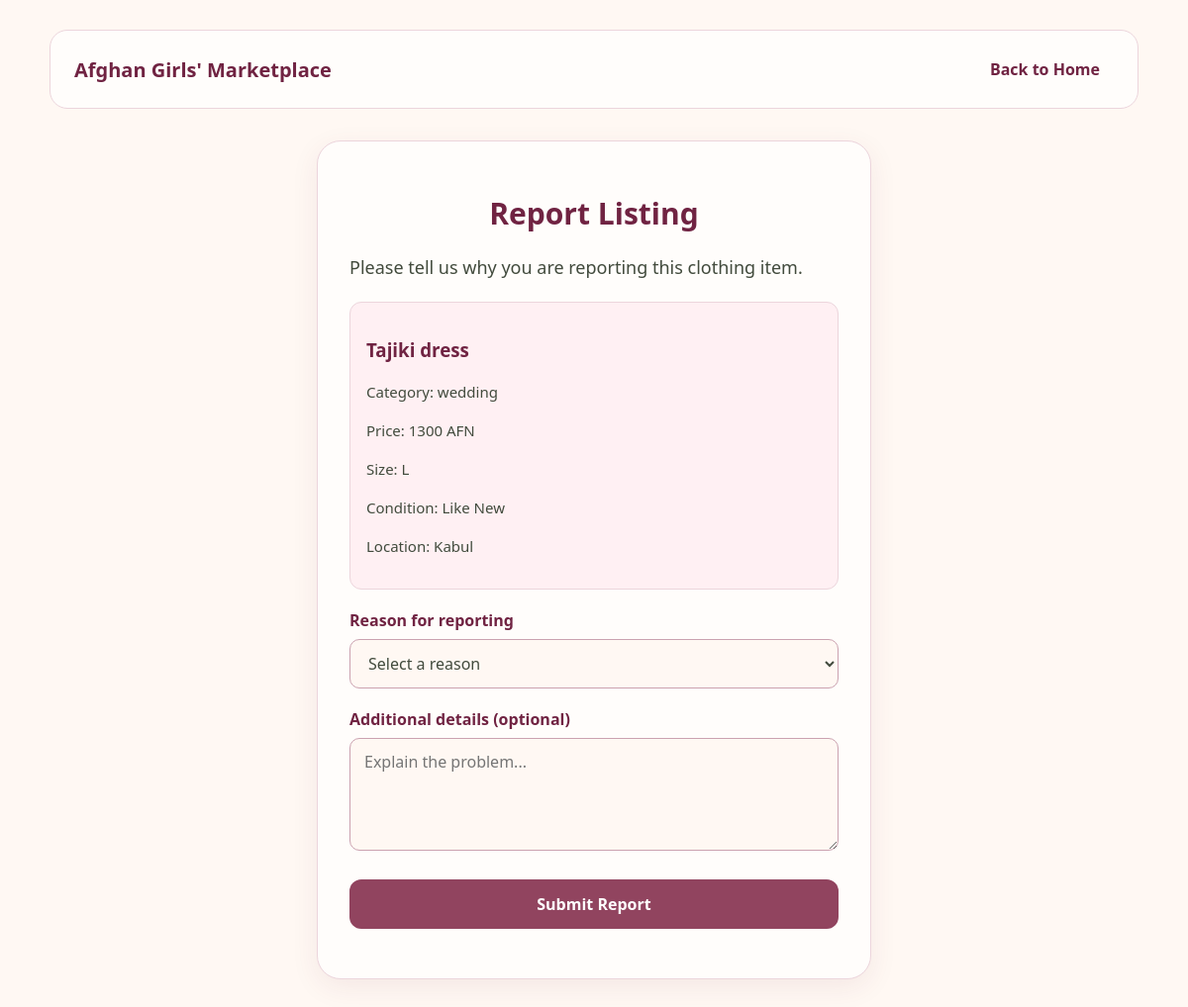
Page /report-listing?id=13 (signed in) on the committed database.
### tables this page shows
CREATE TABLE listings (
            id INTEGER PRIMARY KEY AUTOINCREMENT,
            user_id INTEGER NOT NULL,
            title TEXT NOT NULL,
            category TEXT NOT NULL,
            price INTEGER NOT NULL,
            size TEXT NOT NULL,
            condition TEXT NOT NULL,
            city TEXT NOT NULL,
            description TEXT NOT NULL,
            photo TEXT, status TEXT NOT NULL DEFAULT 'available',
            FOREIGN KEY (user_id) REFERENCES users(id)
        );

### backend/app.py (the view)
@app.route("/report-listing")
def report_listing_page():
    if "user_id" not in session:
        return redirect("/login")
    listing_id = request.args.get("id", "")
    if not listing_id.isdigit() or int(listing_id) < 1:
        return "Invalid listing ID.", 400
    conn = sqlite3.connect(os.path.join(os.path.dirname(__file__), "database.db"))
    cursor = conn.cursor()
    cursor.execute(
        """SELECT title, category, price, size, condition, city, user_id
           FROM listings WHERE id = ?""",
        (int(listing_id),)
    )
    listing = cursor.fetchone()
    if listing is None:
        conn.close()
        return "Listing not found.", 404
    if listing[6] == session["user_id"]:
        conn.close()
        return "You cannot report your own listing.", 403
    conn.close()
    return render_template(
        "report_listing.html",
        listing=listing[:6],
        listing_id=int(listing_id)
    )

### frontend/templates/report_listing.html (shortened to what this page needs)
<!DOCTYPE html>
<html lang="en">
<head>
    <link rel="stylesheet" href="../static/css/style.css">
</head>
<body>
    <nav class="navbar" aria-label="Main navigation">
        <a class="brand" href="/">Afghan Girls' Marketplace</a>
        <div class="nav-links">
            <a href="/#products">Back to Home</a>
        </div>
    </nav>
    <main class="account-page">
        <h1>Report Listing</h1>
        <p>Please tell us why you are reporting this clothing item.</p>
        <div class="report-listing-summary">
            <h3>{{ listing[0] }}</h3>
            <p>Category: {{ listing[1] }}</p>
            <p>Price: {{ listing[2] }} AFN</p>
            <p>Size: {{ listing[3] }}</p>
            <p>Condition: {{ listing[4] }}</p>
            <p>Location: {{ listing[5] }}</p>
        </div>
        <form id="report-form">
            <label for="report-reason">Reason for reporting</label>
            <select id="report-reason" required>
                <option value="">Select a reason</option>
            </select>
            <label for="report-details">Additional details (optional)</label>
            <textarea
                id="report-details"
                rows="4"
                maxlength="1000"
                placeholder="Explain the problem..."
            ></textarea>
            <button class="account-button" type="submit">
                Submit Report
            </button>
        </form>
    </main>
</body>
</html>

### frontend/static/css/style.css (style rules this page uses)
body { font-family: Arial, sans-serif; background-color: #f5f5f5; color: #333333; padding: 30px; }
h1 { color: #256858; }
p { font-size: 18px; line-height: 1.6; }
main { margin-top: 30px; }
* { box-sizing: border-box; }
body { margin: 0; }
header, main { max-width: 1100px; margin-left: auto; margin-right: auto; }
.navbar { max-width: 1100px; margin: 0 auto 24px; display: flex; align-items: center; justify-content: space-between; flex-wrap: nowrap; gap: 16px; }
.brand { color: #256858; font-size: 20px; font-weight: bold; text-decoration: none; flex-shrink: 0; }
.nav-links { display: flex; flex-wrap: nowrap; gap: 12px; white-space: nowrap; }
.nav-links a { color: #333333; text-decoration: none; padding: 8px 0; }
html { scroll-behavior: smooth; }
.account-page { max-width: 480px; margin: 32px auto; padding: 28px; background-color: white; border-radius: 12px; border: 1px solid #dddddd; }
.account-page h1 { font-size: 28px; }
.account-page label { display: block; margin: 20px 0 8px; font-weight: bold; }
.account-button { width: 100%; margin-top: 24px; padding: 14px; border: 0; border-radius: 8px; background-color: #256858; color: white; font: inherit; font-weight: bold; cursor: pointer; }
.account-page select, .account-page textarea { width: 100%; padding: 12px; border: 1px solid #777777; border-radius: 8px; font: inherit; }
.account-page textarea { resize: vertical; }
:root { --cream: #fff8f3; --pink: #f8e2e6; --rose: #91445f; --plum: #702342; --sage: #e5eadf; --text: #424b3d; }
body { background: var(--cream); color: var(--text); font-family: "Segoe UI", Arial, sans-serif; }
h1, header h1, .brand, .site-footer h2 { color: var(--plum); }
.nav-links a { color: var(--plum); }
.shop-button, .account-button { background: var(--rose); color: white; border-radius: 12px; }
.product-card, .account-page { background: white; border: 1px solid #edcdd5; border-radius: 20px; box-shadow: 0 8px 24px rgba(112, 35, 66, 0.07); }
.filters input, .filters select, .account-page input, .account-page select, .account-page textarea { background: #fffdfb; border-color: #a7808c; border-radius: 12px; }
.navbar { display: flex; align-items: center; justify-content: space-between; flex-wrap: wrap; gap: 16px; max-width: 1100px; margin: 0 auto 24px; padding: 18px 24px; background: #fffdfb; border: 1px solid #ecd5dc; border-radius: 18px; }
.nav-links { display: flex; align-items: center; flex-wrap: wrap; gap: 12px; }
.nav-links a { padding: 10px 14px; color: #702342; text-decoration: none; font-weight: 600; border-radius: 10px; transition: background-color 0.2s; }
.account-page { box-sizing: border-box; width: 100%; max-width: 560px; margin: 32px auto; padding: 32px; background: #fffdfb; border: 1px solid #ecd5dc; border-radius: 24px; box-shadow: 0 8px 28px rgba(112, 35, 66, 0.08); }
.account-page h1 { color: #702342; text-align: center; font-size: 30px; }
.account-page label { display: block; margin-bottom: 8px; color: #702342; font-weight: 600; }
.account-page input, .account-page select, .account-page textarea { box-sizing: border-box; width: 100%; padding: 12px 14px; background: #fff8f3; color: #424b3d; border: 1px solid #cba2b0; border-radius: 10px; font: inherit; }
.account-page textarea { min-height: 110px; resize: vertical; }
.account-page .account-button { width: 100%; padding: 14px; background: #91445f; color: white; border: none; border-radius: 12px; font: inherit; font-weight: 600; cursor: pointer; }
.report-listing-summary { margin: 20px 0; padding: 16px; background-color: #fff0f3; border: 1px solid #ecd5dc; border-radius: 12px; }
.report-listing-summary h3 { color: #702342; }
.report-listing-summary p { font-size: 15px; }

### rows in the picture
listings: title "Tajiki dress", category "wedding", price "1300", size "L", condition "Like New", city "Kabul"
